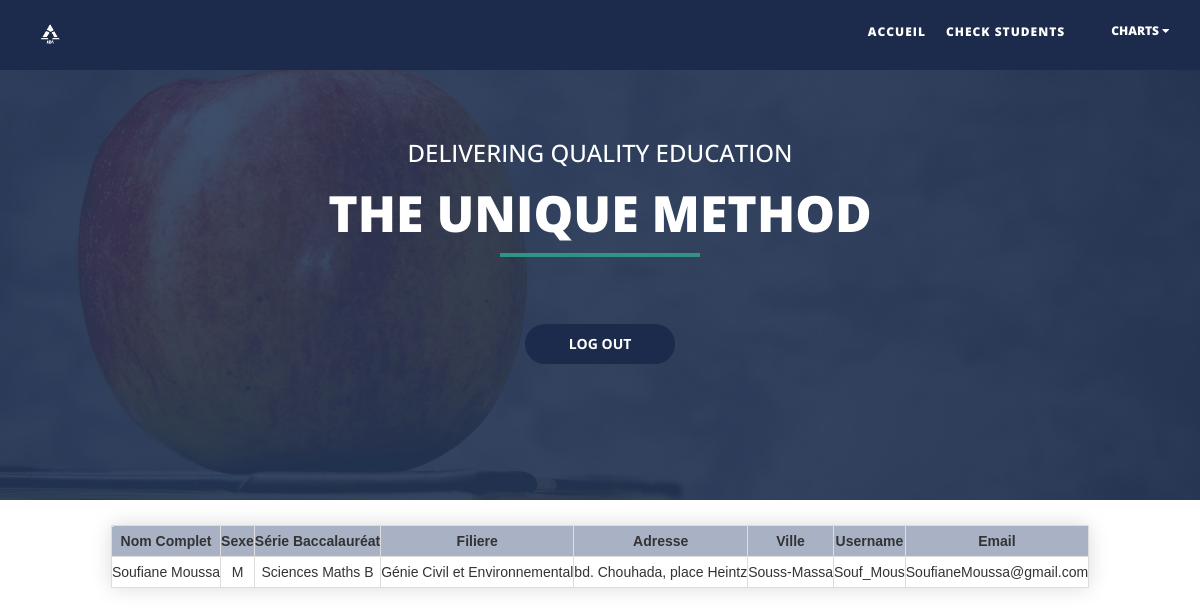
/afficher.php?login_user=Souf_Mous (signed in), run on the app's committed database.
### tables this page shows
CREATE TABLE IF NOT EXISTS `students` (
  `nom_user` varchar(100) NOT NULL,
  `sexe_user` varchar(2) NOT NULL,
  `mail_user` varchar(100) NOT NULL,
  `adresse_user` varchar(100) NOT NULL,
  `tel_user` int(30) NOT NULL,
  `login_user` varchar(40) NOT NULL,
  `password_user` varchar(40) NOT NULL,
  `cin_user` varchar(10) NOT NULL,
  `filiere` varchar(80) NOT NULL,
  `serie_bacc` varchar(80) NOT NULL,
  `ville` varchar(80) NOT NULL,
  PRIMARY KEY (`login_user`)
);

### afficher.php (the view, shortened to what this page needs)
<?php
 include("auth_admin.php");
?>
<!DOCTYPE html>
<html>
<head>
    <link rel="stylesheet" href="table_admin.css">
    <link href="assets/css/bootstrap.css" rel="stylesheet" />
    <link href="assets/css/font-awesome.min.css" rel="stylesheet" />
    <link href="assets/css/flexslider.css" rel="stylesheet" />
    <link href="assets/css/style.css" rel="stylesheet" />
</head>
<body>
    <div class="navbar navbar-inverse navbar-fixed-top " id="menu">
        <div class="container">
            <div class="navbar-header">
                <a class="navbar-brand" href="#"><img class="logo-custom" src="assets/img/logo.png" alt="" /></a>
            </div>
            <div class="navbar-collapse collapse move-me">
                <ul class="nav navbar-nav navbar-right">
                    <li><a href="index_admin.php">ACCUEIL</a></li>
                    <li><a href="index_admin.php">CHECK STUDENTS</a></li>
                    <div class="dropdown">
                         <button class="dropbtn">CHARTS
                         <i class="fa fa-caret-down"></i>
                         </button>
                     </div>
                    <li><a href="#"><?php echo $login_session; ?></a></li>
                </ul>
            </div>
        </div>
    </div>
    <div class="home-sec" id="home">
        <div class="overlay">
            <div class="container">
                <div class="row text-center ">
                    <div class="col-lg-12  col-md-12 col-sm-12">
                        <div class="flexslider set-flexi" id="main-section">
                            <ul class="slides move-me">
                                <li>
                                    <h3>Delivering Quality Education</h3>
                                    <h1>THE UNIQUE METHOD</h1>
                                    <button class="btn solid"  onclick="window.location.href='logout.php'">Log Out</button>
                                </li>
                            </ul>
                        </div>
                    </div>
                </div>
            </div>
        </div>
    </div>
     <?php
     $sql = " select * from students where login_user='".$_GET["login_user"]."'";
     $result = $link->query($sql);
     $row = mysqli_fetch_assoc($result);
                 echo "<table>";
                 echo "<thead>";
                 echo " <tr style='text-align: center;'>";
                 echo "<th>Nom Complet</th>";
                 echo " <th>Sexe</th>";
                 echo " <th>Série Baccalauréat</th>";
                 echo " <th>Filiere</th>";
                 echo " <th>Adresse</th>";
                 echo " <th>Ville</th>";
                 echo " <th>Username</th>";
                 echo " <th>Email</th>";
                 echo "</tr>";
                 echo "</thead>";
                 echo "<tr>";
                 echo "<td>" .$row['nom_user']."</td>";
                 echo "<td>" .$row['sexe_user']."</td>";
                 echo "<td>" .$row['serie_bacc']."</td>";
                 echo "<td>" .$row['filiere']."</td>";
                 echo "<td>" .$row['adresse_user']."</td>";
                 echo "<td>" .$row['ville']."</td>";
                 echo "<td>" .$row['login_user']."</td>";
                 echo "<td>" .$row['mail_user']."</td>";
                 echo " </tr>";
                 echo "</table> ";
     ?>
</body>
</html>

### table_admin.css (style rules this page uses)
table { text-align: center; margin: 25px 0; font-size: 1em; font-family: 'Heebo', sans-serif; min-width: 500px; margin-left: auto; margin-right: auto; box-shadow: 0 0 20px rgba(0, 0, 0, 0.15); border: 1px solid #ddd; border-collapse: separate; border-left: 0; border-radius: 4px; border-spacing: 0px; }
thead { display: table-header-group; vertical-align: middle; border-color: inherit; border-collapse: separate; text-align: center; }
tr { display: table-row; vertical-align: inherit; border-color: inherit; text-align: center; }
th, td { padding: 5px 4px 6px 4px; text-align: left; vertical-align: top; border-left: 1px solid #ddd; text-align: center; }
td { border-top: 1px solid #ddd; text-align: center; }
thead th { text-align: center; background-color: #4d5f867a; }
thead:first-child tr:first-child th:first-child, tbody:first-child tr:first-child td:first-child { border-radius: 4px 0 0 0; }
thead:last-child tr:last-child th:first-child, tbody:last-child tr:last-child td:first-child { border-radius: 0 0 0 4px; }

### assets/css/flexslider.css (style rules this page uses)
.slides, .flex-control-nav, .flex-direction-nav { margin: 0; padding: 0; list-style: none; }
.flexslider { margin: 0; padding: 0; }
.flexslider .slides > li { display: none; -webkit-backface-visibility: hidden; }
.slides:after { content: "."; display: block; clear: both; visibility: hidden; line-height: 0; height: 0; }
.flexslider { margin: 0 0 60px; background: #fff; border: 4px solid #fff; position: relative; -webkit-border-radius: 4px; -moz-border-radius: 4px; -o-border-radius: 4px; border-radius: 4px; -webkit-box-shadow: 0 1px 4px rgba(0,0,0,.2); -moz-box-shadow: 0 1px 4px rgba(0,0,0,.2); -o-box-shadow: 0 1px 4px rgba(0,0,0,.2); box-shadow: 0 1px 4px rgba(0,0,0,.2); zoom: 1; }
.flexslider .slides { zoom: 1; }

### assets/css/style.css (style rules this page uses)
.logo-custom { max-height: 40px; }
#menu { background-color: rgba(28, 43, 75, 1); color: #fff; font-size: 12px; font-weight: 900; letter-spacing: 1px; min-height: 70px; }
.navbar-inverse { border-color: transparent; }
.navbar-inverse .navbar-nav > li > a, .navbar-inverse .navbar-nav > li > a:hover { color: #FFF; padding: 22px 10px; }
.home-sec { padding-top: 10px; padding-bottom: 60px; background: url(../img/header.jpg) no-repeat center center; padding: 0; -webkit-background-size: cover; background-size: cover; color: #fff; background-attachment: fixed; }
.home-sec .overlay { background: rgba(38, 57, 88, 0.89); min-height: 500px; }
.home-sec h1 { color: #fff; font-weight: 900; font-size: 50px; text-transform: uppercase; padding-bottom: 35px; }
.home-sec h3 { text-transform: uppercase; }
.set-flexi { -webkit-box-shadow: 0 1px 4px rgba(0, 0, 0, 0); -moz-box-shadow: 0 1px 4px rgba(0, 0, 0, 0); -o-box-shadow: 0 1px 4px rgba(0, 0, 0, 0); box-shadow: 0 1px 4px rgba(0, 0, 0, 0); background-color: transparent; border: 0px solid #000; padding-top: 120px; }
h1::after { content: " "; border: solid 2px #2f9484; display: block; width: 200px; margin: 12px auto; }

### afficher.php (style rules this page uses)
.btn { width:150px; height: 40px; outline:none; border:none; border-radius:48px; background-color:#1c2b4b; color:white; text-transform: uppercase; font-weight:700; margin:10px 0; transition:all 0.5s; }
.dropbtn { background-color: #1c2b4b; color: white; padding: 16px; font-size: 12px; border: none; cursor: pointer; }
.dropdown { position: relative; display: inline-block; }

### data on the page
students: nom_user "Soufiane Moussa", sexe_user "M", serie_bacc "Sciences Maths B", filiere "Génie Civil et Environnemental", adresse_user "bd. Chouhada, place Heintz", ville "Souss-Massa", login_user "Souf_Mous", mail_user "SoufianeMoussa@gmail.com"
